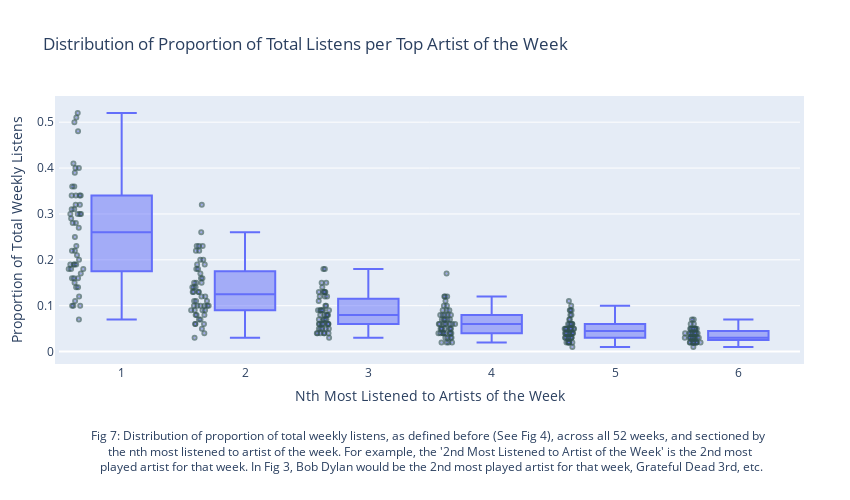

The notebook cell saved with this chart:
### Code cell
caption = "Fig 7: Distribution of proportion of total weekly listens, as defined before (See Fig 4), across all 52 weeks, and sectioned by <br> the nth most listened to artist of the week. For example, the '2nd Most Listened to Artist of the Week' is the 2nd most <br> played artist for that week. In Fig 3, Bob Dylan would be the 2nd most played artist for that week, Grateful Dead 3rd, etc."
weekly_top = a1.time_period_top_songs(data, n =6)
weekly_top = weekly_top.rename(columns = {"artist_rank" : "Weekly Artist Rank", 
                                            "date" : "Date", 
                                            "artist" : "Artist",
                                            "prop" : "Proportion"})
weekly_top = weekly_top.round(2)
fig = px.box(weekly_top, y="Proportion", x="Weekly Artist Rank", points = "all", hover_data = ['Artist', 'Date'])
fig.update_layout(
        autosize=False,
        width=850,
        height=500,
        margin=dict(
            l=50,
            r=50,
            b=140,
            t=100,
            pad=4
        )
    )
fig.update_layout(title_text='Distribution of Proportion of Total Listens per Top Artist of the Week',
                    xaxis=dict(title_text="Nth Most Listened to Artists of the Week"),
                    yaxis=dict(title_text="Proportion of Total Weekly Listens"),
                 margin_b=140, annotations = [dict(xref='paper',
                                        yref='paper',
                                        x=0.5, y=-0.45,
                                        showarrow=False,
                                        text = caption)])

fig.update_traces(marker=dict(size=2,
                              line=dict(width=4,
                                        color='DarkSlateGrey'),
                             opacity = 0.6))
fig.show()
py.plot(fig, filename = 'prop_bar_weekly', auto_open=False)

### Figure 1 — Plotly figure (JSON) as saved in the notebook; plotly's stock layout.template omitted (floating-point values rounded to 4 significant figures; data arrays with more than 128 entries replaced by an {"elided": "..."} marker saying what was removed)
{"data": [{"alignmentgroup": "True", "boxpoints": "all", "customdata": {"elided": "312x2 str values"}, "hoverlabel": {"namelength": 0}, "hovertemplate": "Weekly Artist Rank=%{x}<br>Proportion=%{y}<br>Artist=%{customdata[0]}<br>Date=%{customdata[1]}", "legendgroup": "", "marker": {"color": "#636efa", "line": {"color": "DarkSlateGrey", "width": 4}, "opacity": 0.6, "size": 2}, "name": "", "notched": false, "offsetgroup": "", "orientation": "v", "showlegend": false, "type": "box", "x": {"elided": "312 str values"}, "x0": " ", "xaxis": "x", "y": {"elided": "312 float values"}, "y0": " ", "yaxis": "y"}], "layout": {"annotations": [{"showarrow": false, "text": "Fig 7: Distribution of proportion of total weekly listens, as defined before (See Fig 4), across all 52 weeks, and sectioned by <br> the nth most listened to artist of the week. For example, the '2nd Most Listened to Artist of the Week' is the 2nd most <br> played artist for that week. In Fig 3, Bob Dylan would be the 2nd most played artist for that week, Grateful Dead 3rd, etc.", "x": 0.5, "xref": "paper", "y": -0.45, "yref": "paper"}], "autosize": false, "boxmode": "group", "height": 500, "legend": {"tracegroupgap": 0}, "margin": {"b": 140, "l": 50, "pad": 4, "r": 50, "t": 100}, "title": {"text": "Distribution of Proportion of Total Listens per Top Artist of the Week"}, "width": 850, "xaxis": {"anchor": "y", "domain": [0, 1], "title": {"text": "Nth Most Listened to Artists of the Week"}}, "yaxis": {"anchor": "x", "domain": [0, 1], "title": {"text": "Proportion of Total Weekly Listens"}}}}
